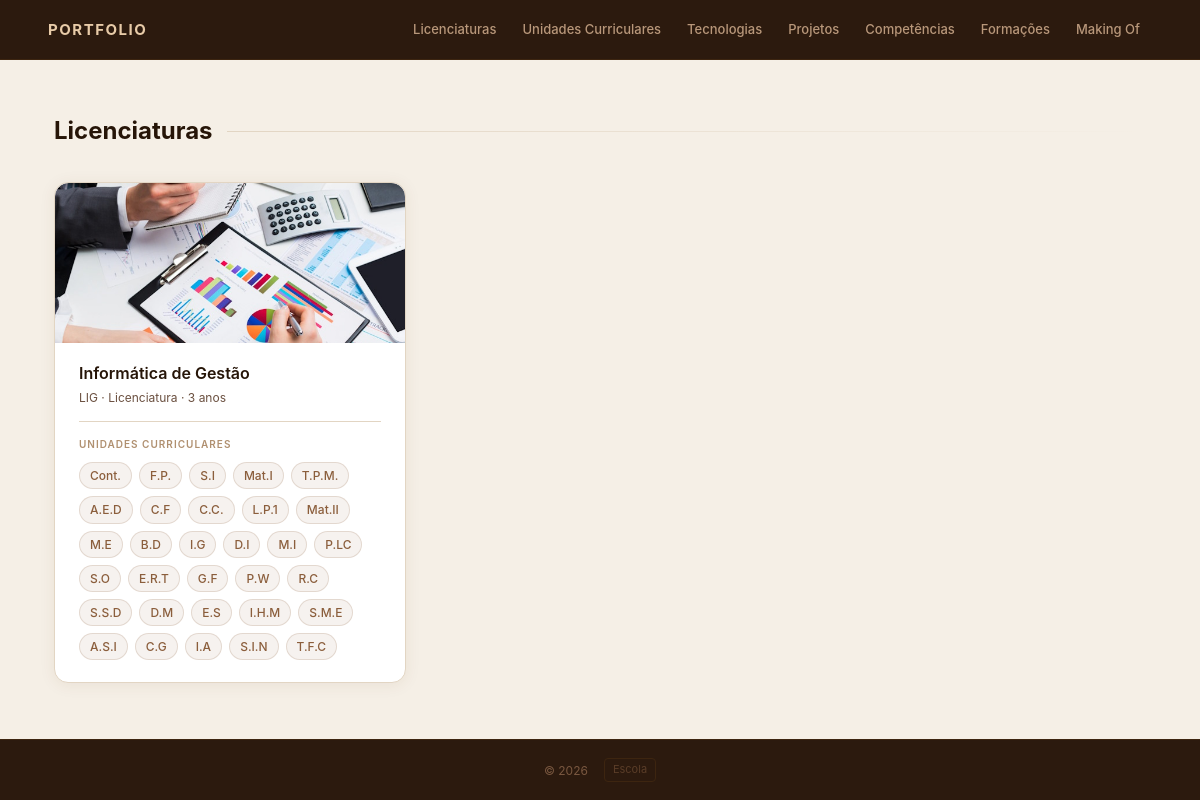
The app's page /licenciaturas/ with its own data.
### portfolio/models.py (models this page shows, shortened)
class Licenciatura(models.Model):
    nome = models.CharField(max_length=200)
    sigla = models.CharField(max_length=20)
    grau = models.CharField(max_length=50)  # ex: "Licenciatura", "Mestrado"
    duracao_anos = models.IntegerField()
    descricao = models.TextField(blank=True)
    imagem = models.ImageField(upload_to='licenciatura/', blank=True, null=True)
    url_deisi = models.URLField(blank=True)
    url_lusofona = models.URLField(blank=True)

class UnidadeCurricular(models.Model):
    licenciatura = models.ForeignKey(Licenciatura, on_delete=models.CASCADE)
    nome = models.CharField(max_length=200)
    sigla = models.CharField(max_length=20)
    ano = models.IntegerField()
    semestre = models.IntegerField()
    ects = models.IntegerField()
    descricao = models.TextField(blank=True)
    imagem = models.ImageField(upload_to='unidades_curriculares/', blank=True, null=True)
    url_ficha = models.URLField(blank=True)
    concluida = models.BooleanField(default=False)
    docentes = models.ManyToManyField(Docente, blank=True) #Esqueci-me de por o docente na unidadeCurricular.....

### portfolio/views.py (the view)
# urls.py: path('licenciaturas/', views.licenciaturas_view, name='licenciaturas'),
def licenciaturas_view(request):
    licenciaturas = Licenciatura.objects.prefetch_related('unidadecurricular_set').all()
    return render(request, 'portfolio/licenciaturas.html', {'licenciaturas': licenciaturas})

### portfolio/templates/portfolio/licenciaturas.html
{% extends 'portfolio/base.html' %}
{% block content %}
<h2 class="page-title">Licenciaturas</h2>
<section class="cards-grid">
    {% for lic in licenciaturas %}
    <article>
        {% if lic.imagem %}
        <img class="card-img" src="{{ lic.imagem.url }}" alt="{{ lic.nome }}">
        {% endif %}
        <header>
            <h3><a href="{% url 'licenciatura' lic.id %}">{{ lic.nome }}</a></h3>
            <p>{{ lic.sigla }} &middot; {{ lic.grau }} &middot; {{ lic.duracao_anos }} anos</p>
        </header>
        <section>
            <h4>Unidades Curriculares</h4>
            <ul>
                {% for uc in lic.unidadecurricular_set.all %}
                    <li>{{ uc.sigla }}</li>
                {% empty %}
                    <li>Sem UCs registadas</li>
                {% endfor %}
            </ul>
        </section>
    </article>
    {% endfor %}
</section>
{% endblock %}

### portfolio/static/portfolio/styles.css (style rules this page uses)
:root { --bg: #f5efe6; --bg-card: #ffffff; --bg-card-hover:#fdf8f2; --border: #e2d5c3; --border-hover: #c4a47c; --accent: #8b5e3c; --accent-soft: rgba(139,94,60,0.08); --accent-mid: #a5703f; --text: #261508; --text-muted: #6b5040; --text-faint: #b09070; --radius: 14px; --shadow: 0 2px 16px rgba(100,60,20,0.08); --shadow-hover: 0 8px 28px rgba(100,60,20,0.14); }
* { box-sizing: border-box; margin: 0; padding: 0; }
body { font-family: "Inter", "Segoe UI", system-ui, -apple-system, sans-serif; background: var(--bg); color: var(--text); line-height: 1.6; min-height: 100vh; display: flex; flex-direction: column; }
h2.page-title { font-size: 24px; font-weight: 700; color: var(--text); margin-bottom: 32px; display: flex; align-items: center; gap: 14px; }
h2.page-title::after { content: ''; flex: 1; height: 1px; background: linear-gradient(to right, var(--border), transparent); }
.cards-grid { display: grid; grid-template-columns: repeat(auto-fill, minmax(300px, 1fr)); gap: 18px; }
article { background: var(--bg-card); border: 1px solid var(--border); border-radius: var(--radius); padding: 22px 24px; box-shadow: var(--shadow); transition: transform 0.2s ease, border-color 0.2s, box-shadow 0.2s; position: relative; overflow: hidden; }
.card-img { display: block; width: calc(100% + 48px); margin: -22px -24px 20px; height: 160px; object-fit: cover; border-radius: var(--radius) var(--radius) 0 0; }
article::before { content: ''; position: absolute; top: 0; left: 0; width: 3px; height: 100%; background: linear-gradient(to bottom, var(--accent), transparent); opacity: 0; transition: opacity 0.2s; }
article > header { margin-bottom: 14px; }
article > header h3 { font-size: 16px; font-weight: 600; color: var(--text); margin-bottom: 5px; line-height: 1.3; }
article > header h3 a { color: var(--text); text-decoration: none; transition: color 0.15s; }
article > header p { font-size: 12px; color: var(--text-muted); line-height: 1.5; }
article > section { margin-top: 14px; padding-top: 14px; border-top: 1px solid var(--border); }
article > section > h4 { font-size: 10px; font-weight: 600; text-transform: uppercase; letter-spacing: 0.1em; color: var(--text-faint); margin-bottom: 10px; }
article > section > ul { list-style: none; display: flex; flex-wrap: wrap; gap: 7px; }
article > section > ul > li { background: var(--accent-soft); color: var(--accent); border: 1px solid rgba(139,94,60,0.18); padding: 3px 10px; border-radius: 999px; font-size: 12px; font-weight: 500; }

### records on screen
Licenciatura: imagem (picture), nome "Informática de Gestão", sigla "LIG", grau "Licenciatura", duracao_anos "3"
UnidadeCurricular: sigla "Cont."
UnidadeCurricular: sigla "F.P."
UnidadeCurricular: sigla "S.I"
UnidadeCurricular: sigla "Mat.I"
UnidadeCurricular: sigla "T.P.M."
UnidadeCurricular: sigla "A.E.D"
UnidadeCurricular: sigla "C.F"
UnidadeCurricular: sigla "C.C."
UnidadeCurricular: sigla "L.P.1"
UnidadeCurricular: sigla "Mat.II"
UnidadeCurricular: sigla "M.E"
UnidadeCurricular: sigla "B.D"
UnidadeCurricular: sigla "I.G"
UnidadeCurricular: sigla "D.I"
UnidadeCurricular: sigla "M.I"
UnidadeCurricular: sigla "P.LC"
UnidadeCurricular: sigla "S.O"
UnidadeCurricular: sigla "E.R.T"
UnidadeCurricular: sigla "G.F"
UnidadeCurricular: sigla "P.W"
UnidadeCurricular: sigla "R.C"
UnidadeCurricular: sigla "S.S.D"
UnidadeCurricular: sigla "D.M"
UnidadeCurricular: sigla "E.S"
UnidadeCurricular: sigla "I.H.M"
UnidadeCurricular: sigla "S.M.E"
UnidadeCurricular: sigla "A.S.I"
UnidadeCurricular: sigla "C.G"
UnidadeCurricular: sigla "I.A"
UnidadeCurricular: sigla "S.I.N"
UnidadeCurricular: sigla "T.F.C"
